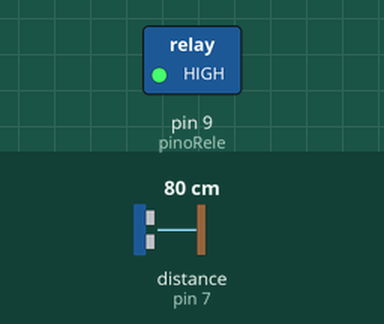
This sketch was run on a simulated Arduino Uno, built with avr-gcc and run on an emulated ATmega328P. Parts: switched loads named in the sketch (green lamp = pin HIGH). The test bench sets the inputs (shaded band); at power-on: distance to the obstacle (sensor on pin 7) 80 cm. The echo pulse lasts 58.3 µs per cm.

Above: at 1.8 s.
1.9 s: distance to the obstacle (sensor on pin 7) set to 18 cm
3.4 s: distance to the obstacle (sensor on pin 7) set to 14 cm
At 5.2 s:
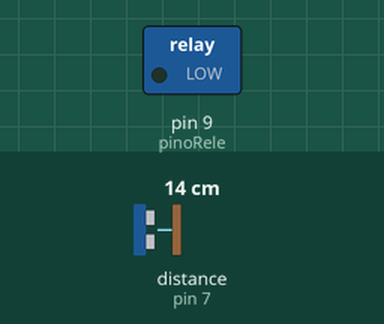
5.5 s: distance to the obstacle (sensor on pin 7) set to 35 cm
At 7.0 s:
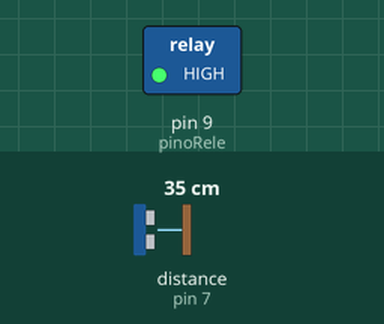
7.5 s: distance to the obstacle (sensor on pin 7) set to 2 cm
At 8.6 s:
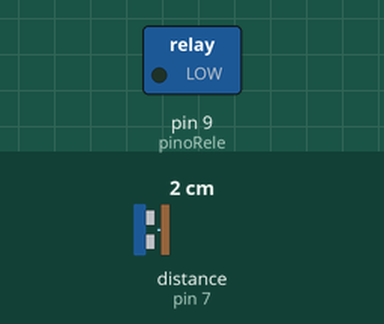
Timing chart, 0 to 10.5 s (numbered marks = the images above; inputs shaded):
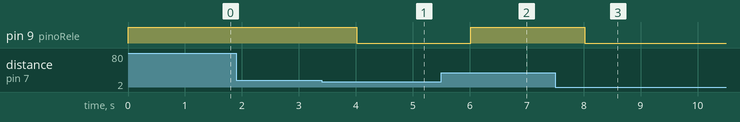

The sketch:

ParkingSensor.ino
```cpp
//Proximity sensor for parking wall
//Developed by: Ian Maralhas

#include <Ultrasonic.h>

#define pino_trigger 6
#define pino_echo 7
#define pinoRele 9

//Initialize the sensor on the pins defined above
Ultrasonic ultrasonic(pino_trigger, pino_echo);

void setup()
{
  pinMode( pinoRele, OUTPUT);
}

void loop()
{

  float cmMsec, inMsec;
  long microsec = ultrasonic.timing();
  cmMsec = ultrasonic.convert(microsec, Ultrasonic::CM);

  if (cmMsec <= 15){
    digitalWrite( pinoRele, LOW );
    delay (1000);
  }
  else {
    digitalWrite( pinoRele, HIGH );
    delay (1000);
  }

}
```

Measured:
- the behaviour switches between 16 and 15 cm on distance to the obstacle (sensor on pin 7) (found by bisection; images 0 and 1)
- after the input at 1.9 s, every drawn part: stays the same
- after the input at 3.4 s, pin 9 (pinoRele): HIGH → LOW after 0.62 s
- after the input at 5.5 s, pin 9 (pinoRele): LOW → HIGH after 0.52 s
- after the input at 7.5 s, pin 9 (pinoRele): HIGH → LOW after 0.52 s
